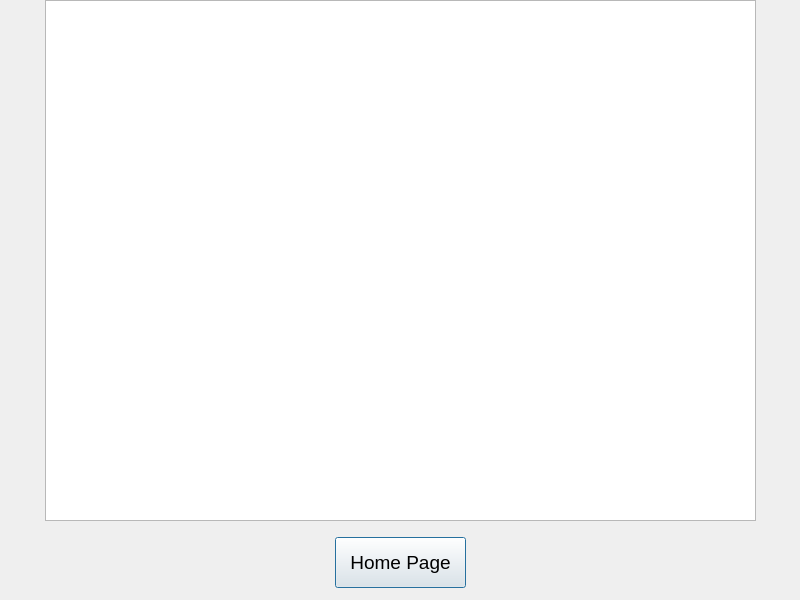
<?xml version="1.0" encoding="UTF-8"?>
<ui version="4.0">
 <class>Result_Score</class>
 <widget class="QDialog" name="Result_Score">
  <property name="geometry">
   <rect>
    <x>0</x>
    <y>0</y>
    <width>800</width>
    <height>600</height>
   </rect>
  </property>
  <property name="windowTitle">
   <string>Dialog</string>
  </property>
  <property name="styleSheet">
   <string notr="true">#Result_Score{background-image: url(:/picture/bgp19.png);}</string>
  </property>
  <widget class="QPushButton" name="home">
   <property name="geometry">
    <rect>
     <x>335</x>
     <y>537</y>
     <width>131</width>
     <height>51</height>
    </rect>
   </property>
   <property name="font">
    <font>
     <pointsize>14</pointsize>
    </font>
   </property>
   <property name="text">
    <string>Home Page</string>
   </property>
  </widget>
  <widget class="QTextBrowser" name="textBrowser">
   <property name="geometry">
    <rect>
     <x>45</x>
     <y>0</y>
     <width>711</width>
     <height>521</height>
    </rect>
   </property>
   <property name="font">
    <font>
     <pointsize>12</pointsize>
    </font>
   </property>
  </widget>
 </widget>
 <resources/>
 <connections/>
</ui>
